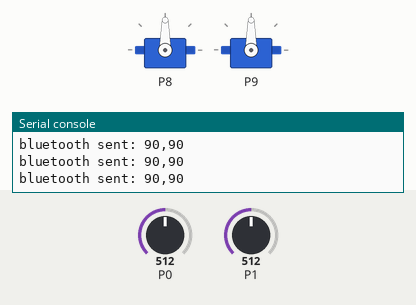
Simulated run of this program. Board: BBC micro:bit (MakeCode). Shown: 2 × servo, the last lines printed to the serial console. The test bench sets the inputs (shaded band); at power-on: P0 = 512, P1 = 512 (analog values on the 0–1023 scale).

Above: at 1.2 s.
1.3 s: P0 set to 716
At 1.8 s:
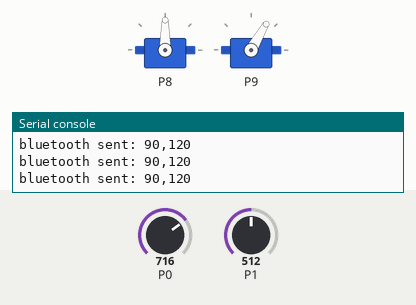
2.8 s: P1 set to 716
At 3.2 s:
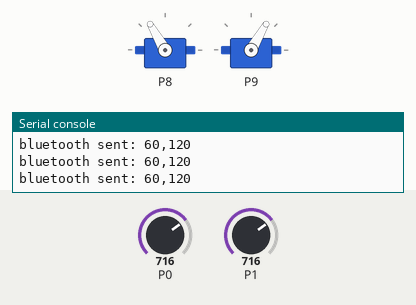
4.3 s: P0 set to 511
At 4.6 s:
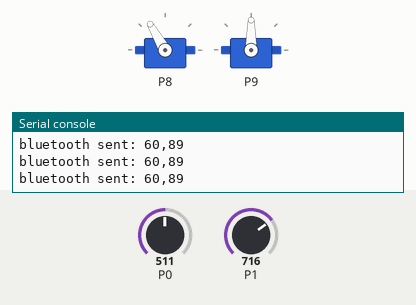
5.8 s: P1 set to 306
At 7.0 s:
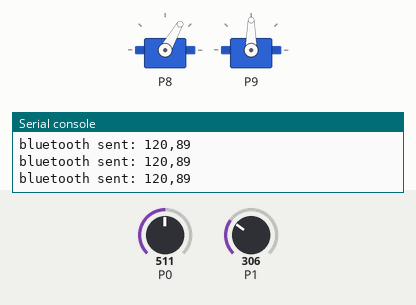
7.3 s: P0 set to 306
At 8.5 s:
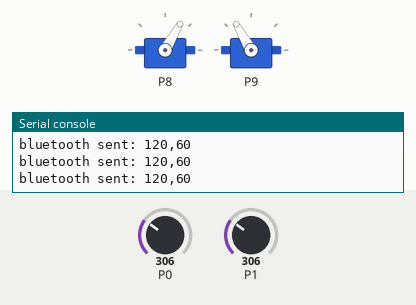
8.8 s: P1 set to 511
At 10.0 s:
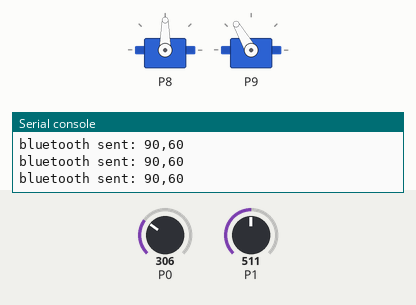
Timing chart, 0 to 11.3 s (numbered marks = the images above; inputs shaded):
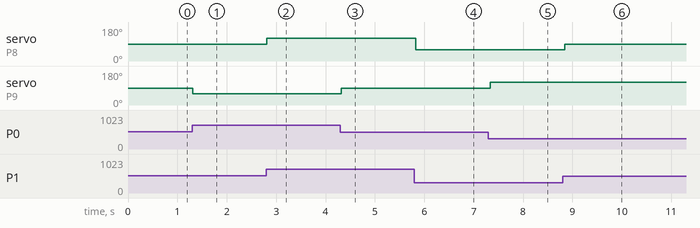

Measured:
- after the input at 1.3 s, servo on P9: 90° → 60° at once
- after the input at 2.8 s, servo on P8: 90° → 120° at once
- after the input at 4.3 s, servo on P9: 60° → 90° at once
- after the input at 5.8 s, servo on P8: 120° → 60° at once
- after the input at 7.3 s, servo on P9: 90° → 120° at once
- after the input at 8.8 s, servo on P8: 60° → 90° at once

The program:

main.ts
```typescript
let 差分Y = 0
let 差分X = 0
let スティックY = 0
let スティックX = 0
bluetooth.startUartService()
let 開始時間 = 500
let 終了時間 = 2500
let 角度X = 90
let 角度Y = 90
let パルス幅X = Math.map(角度X, 0, 180, 開始時間, 終了時間)
let パルス幅Y = Math.map(角度Y, 0, 180, 開始時間, 終了時間)
let スティックX0 = pins.analogReadPin(AnalogPin.P1)
let スティックY0 = pins.analogReadPin(AnalogPin.P0)
basic.forever(function () {
    スティックX = pins.analogReadPin(AnalogPin.P1)
    スティックY = pins.analogReadPin(AnalogPin.P0)
    差分X = Math.constrain(スティックX - スティックX0, -200, 200)
    差分Y = Math.constrain(スティックY - スティックY0, -200, 200)
    角度X = Math.map(差分X, -200, 200, 120, 60)
    角度Y = Math.map(差分Y, -200, 200, 60, 120)
    パルス幅X = Math.map(角度X, 180, 0, 開始時間, 終了時間)
    パルス幅Y = Math.map(角度Y, 180, 0, 開始時間, 終了時間)
    pins.servoSetPulse(AnalogPin.P8, パルス幅X)
    pins.servoSetPulse(AnalogPin.P9, パルス幅Y)
    bluetooth.uartWriteString("" + Math.trunc(角度X) + "," + Math.trunc(角度Y))
    basic.pause(30)
})
```

test.ts
```typescript
// テストはここに来ます。このパッケージが拡張機能として使用されるときにはコンパイルされません。
```
